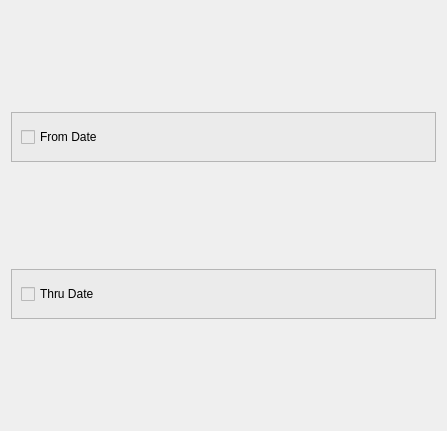
                       <widget class="QWidget" name="scrollAreaWidgetContents_2">
                        <property name="geometry">
                         <rect>
                          <x>0</x>
                          <y>0</y>
                          <width>447</width>
                          <height>431</height>
                         </rect>
                        </property>
                        <layout class="QVBoxLayout" name="verticalLayout_8">
                         <item>
                          <widget class="QFrame" name="frame_13">
                           <property name="maximumSize">
                            <size>
                             <width>16777215</width>
                             <height>50</height>
                            </size>
                           </property>
                           <property name="styleSheet">
                            <string notr="true">background-color: rgb(235, 235, 235);
</string>
                           </property>
                           <property name="frameShape">
                            <enum>QFrame::StyledPanel</enum>
                           </property>
                           <property name="frameShadow">
                            <enum>QFrame::Raised</enum>
                           </property>
                           <layout class="QHBoxLayout" name="horizontalLayout_5">
                            <item>
                             <widget class="QCheckBox" name="checkBox">
                              <property name="text">
                               <string>From Date</string>
                              </property>
                             </widget>
                            </item>
                           </layout>
                          </widget>
                         </item>
                         <item>
                          <widget class="QFrame" name="frame_14">
                           <property name="maximumSize">
                            <size>
                             <width>16777215</width>
                             <height>50</height>
                            </size>
                           </property>
                           <property name="styleSheet">
                            <string notr="true">background-color: rgb(235, 235, 235);
</string>
                           </property>
                           <property name="frameShape">
                            <enum>QFrame::StyledPanel</enum>
                           </property>
                           <property name="frameShadow">
                            <enum>QFrame::Raised</enum>
                           </property>
                           <layout class="QHBoxLayout" name="horizontalLayout_6">
                            <item>
                             <widget class="QCheckBox" name="checkBox_2">
                              <property name="text">
                               <string>Thru Date</string>
                              </property>
                             </widget>
                            </item>
                           </layout>
                          </widget>
                         </item>
                        </layout>
                       </widget>
